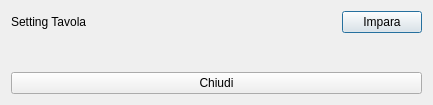
<?xml version="1.0" encoding="UTF-8"?>
<ui version="4.0">
 <class>QSetting</class>
 <widget class="QDialog" name="QSetting">
  <property name="geometry">
   <rect>
    <x>0</x>
    <y>0</y>
    <width>433</width>
    <height>105</height>
   </rect>
  </property>
  <property name="windowTitle">
   <string>Dialog</string>
  </property>
  <layout class="QVBoxLayout" name="verticalLayout_2">
   <item>
    <layout class="QHBoxLayout" name="horizontalLayout">
     <item>
      <widget class="QLabel" name="label">
       <property name="text">
        <string>Setting Tavola</string>
       </property>
      </widget>
     </item>
     <item>
      <spacer name="horizontalSpacer">
       <property name="orientation">
        <enum>Qt::Horizontal</enum>
       </property>
       <property name="sizeHint" stdset="0">
        <size>
         <width>40</width>
         <height>20</height>
        </size>
       </property>
      </spacer>
     </item>
     <item>
      <widget class="QPushButton" name="Impara">
       <property name="text">
        <string>Impara</string>
       </property>
      </widget>
     </item>
    </layout>
   </item>
   <item>
    <spacer name="verticalSpacer">
     <property name="orientation">
      <enum>Qt::Vertical</enum>
     </property>
     <property name="sizeHint" stdset="0">
      <size>
       <width>20</width>
       <height>53</height>
      </size>
     </property>
    </spacer>
   </item>
   <item>
    <widget class="QPushButton" name="Chiudi">
     <property name="text">
      <string>Chiudi</string>
     </property>
    </widget>
   </item>
  </layout>
 </widget>
 <resources/>
 <connections/>
</ui>
